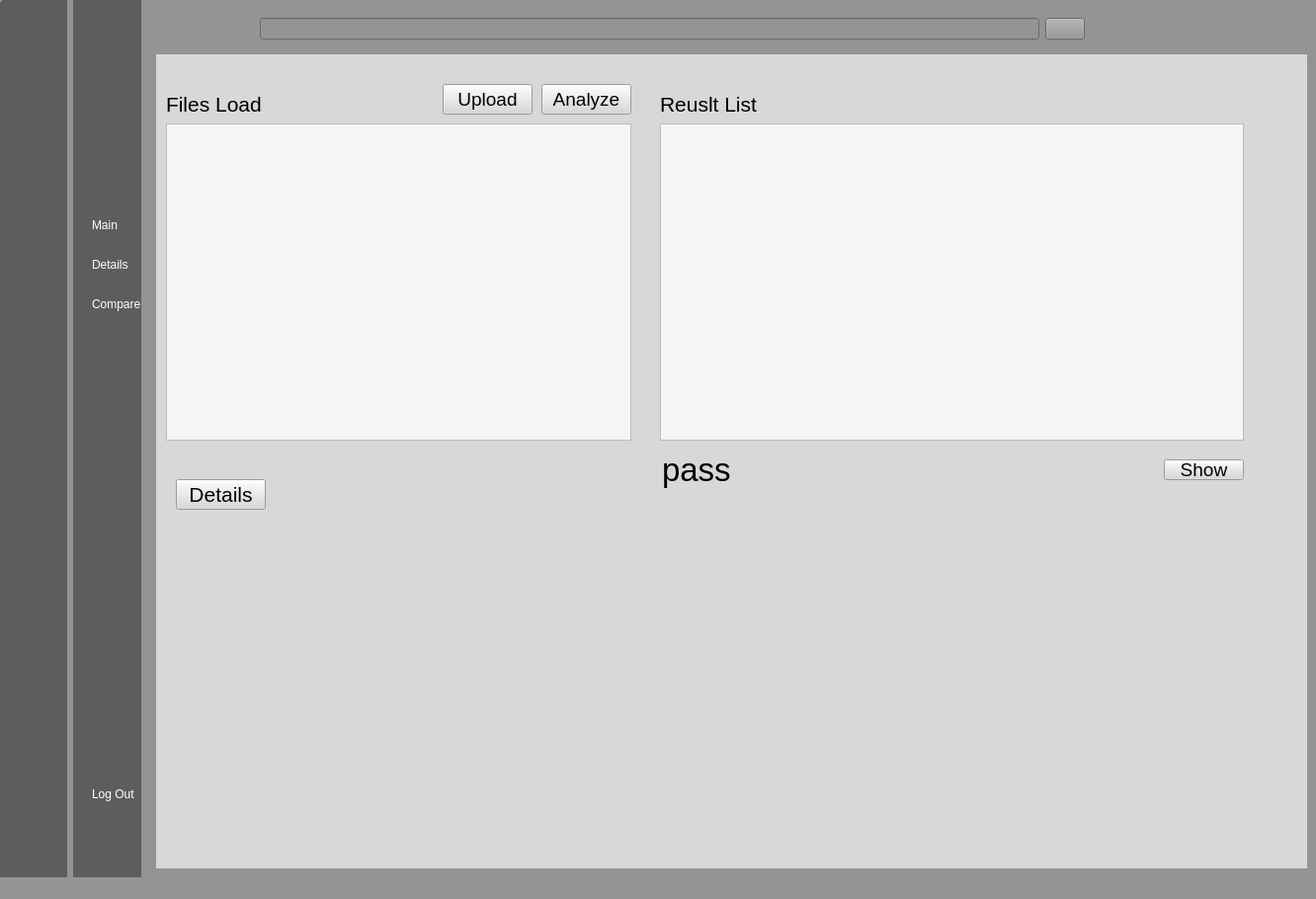
<?xml version="1.0" encoding="UTF-8"?>
<ui version="4.0">
 <class>MainWindow</class>
 <widget class="QMainWindow" name="MainWindow">
  <property name="geometry">
   <rect>
    <x>0</x>
    <y>0</y>
    <width>1332</width>
    <height>910</height>
   </rect>
  </property>
  <property name="windowTitle">
   <string>MainWindow</string>
  </property>
  <property name="styleSheet">
   <string notr="true">background-color: rgb(149, 147, 147);</string>
  </property>
  <widget class="QWidget" name="centralwidget">
   <layout class="QGridLayout" name="gridLayout">
    <property name="leftMargin">
     <number>0</number>
    </property>
    <property name="topMargin">
     <number>0</number>
    </property>
    <property name="rightMargin">
     <number>0</number>
    </property>
    <property name="bottomMargin">
     <number>0</number>
    </property>
    <item row="0" column="1">
     <widget class="QWidget" name="icon_widget_2" native="true">
      <property name="sizePolicy">
       <sizepolicy hsizetype="Minimum" vsizetype="Preferred">
        <horstretch>0</horstretch>
        <verstretch>0</verstretch>
       </sizepolicy>
      </property>
      <property name="styleSheet">
       <string notr="true">QWidget{
	background-color: rgb(95, 92, 92);
   color:white;
}

QPushButton{
color:white;
text-align:left;
height:30px;
border:none;
padding-left:10px;
border-top-left-radius:10px;
border-bottom-left-radius:10px;

}

QPushButton:checked{
background-color:#F5FAFE;
color:#1F95EF;
Font-weight:bold;
}</string>
      </property>
      <layout class="QVBoxLayout" name="verticalLayout_4">
       <property name="rightMargin">
        <number>0</number>
       </property>
       <item>
        <widget class="QLabel" name="label_2">
         <property name="minimumSize">
          <size>
           <width>50</width>
           <height>50</height>
          </size>
         </property>
         <property name="maximumSize">
          <size>
           <width>50</width>
           <height>50</height>
          </size>
         </property>
         <property name="baseSize">
          <size>
           <width>0</width>
           <height>0</height>
          </size>
         </property>
         <property name="text">
          <string/>
         </property>
         <property name="pixmap">
          <pixmap>:/image/profile_pic.png</pixmap>
         </property>
         <property name="scaledContents">
          <bool>true</bool>
         </property>
        </widget>
       </item>
       <item>
        <spacer name="verticalSpacer_4">
         <property name="orientation">
          <enum>Qt::Vertical</enum>
         </property>
         <property name="sizeType">
          <enum>QSizePolicy::Fixed</enum>
         </property>
         <property name="sizeHint" stdset="0">
          <size>
           <width>20</width>
           <height>28</height>
          </size>
         </property>
        </spacer>
       </item>
       <item>
        <layout class="QVBoxLayout" name="verticalLayout_2">
         <property name="spacing">
          <number>10</number>
         </property>
         <property name="sizeConstraint">
          <enum>QLayout::SetDefaultConstraint</enum>
         </property>
         <property name="rightMargin">
          <number>0</number>
         </property>
         <item>
          <widget class="QPushButton" name="windows1">
           <property name="text">
            <string>Main</string>
           </property>
           <property name="icon">
            <iconset>
             <normaloff>:/image/window_wh.png</normaloff>
             <normalon>:/image/window_wh.png</normalon>:/image/window_wh.png</iconset>
           </property>
           <property name="checkable">
            <bool>true</bool>
           </property>
           <property name="autoExclusive">
            <bool>true</bool>
           </property>
          </widget>
         </item>
         <item>
          <widget class="QPushButton" name="details1">
           <property name="text">
            <string>Details</string>
           </property>
           <property name="icon">
            <iconset>
             <normaloff>:/image/search_wh.png</normaloff>
             <normalon>:/image/search_wh.png</normalon>:/image/search_wh.png</iconset>
           </property>
           <property name="checkable">
            <bool>true</bool>
           </property>
           <property name="autoExclusive">
            <bool>true</bool>
           </property>
          </widget>
         </item>
         <item>
          <widget class="QPushButton" name="set1">
           <property name="text">
            <string>Compare</string>
           </property>
           <property name="icon">
            <iconset>
             <normaloff>:/image/settings_wh.png</normaloff>
             <normalon>:/image/settings_wh.png</normalon>:/image/settings_wh.png</iconset>
           </property>
           <property name="checkable">
            <bool>true</bool>
           </property>
           <property name="autoExclusive">
            <bool>true</bool>
           </property>
          </widget>
         </item>
        </layout>
       </item>
       <item>
        <spacer name="verticalSpacer_2">
         <property name="orientation">
          <enum>Qt::Vertical</enum>
         </property>
         <property name="sizeType">
          <enum>QSizePolicy::Fixed</enum>
         </property>
         <property name="sizeHint" stdset="0">
          <size>
           <width>20</width>
           <height>400</height>
          </size>
         </property>
        </spacer>
       </item>
       <item>
        <widget class="QPushButton" name="sign1">
         <property name="text">
          <string>Log Out  </string>
         </property>
         <property name="icon">
          <iconset>
           <normaloff>:/image/log_out_white.png</normaloff>:/image/log_out_white.png</iconset>
         </property>
         <property name="checkable">
          <bool>false</bool>
         </property>
         <property name="autoExclusive">
          <bool>false</bool>
         </property>
        </widget>
       </item>
      </layout>
     </widget>
    </item>
    <item row="0" column="2">
     <widget class="QWidget" name="main_menu" native="true">
      <layout class="QVBoxLayout" name="verticalLayout_5">
       <item>
        <widget class="QWidget" name="widget" native="true">
         <layout class="QHBoxLayout" name="horizontalLayout_2">
          <item>
           <widget class="QPushButton" name="pushButton_13">
            <property name="styleSheet">
             <string notr="true">border:none;</string>
            </property>
            <property name="text">
             <string/>
            </property>
            <property name="icon">
             <iconset>
              <normaloff>:/image/menu.png</normaloff>:/image/menu.png</iconset>
            </property>
            <property name="iconSize">
             <size>
              <width>24</width>
              <height>24</height>
             </size>
            </property>
            <property name="checkable">
             <bool>true</bool>
            </property>
            <property name="autoExclusive">
             <bool>true</bool>
            </property>
           </widget>
          </item>
          <item>
           <spacer name="horizontalSpacer">
            <property name="orientation">
             <enum>Qt::Horizontal</enum>
            </property>
            <property name="sizeType">
             <enum>QSizePolicy::Fixed</enum>
            </property>
            <property name="sizeHint" stdset="0">
             <size>
              <width>58</width>
              <height>20</height>
             </size>
            </property>
           </spacer>
          </item>
          <item>
           <layout class="QHBoxLayout" name="horizontalLayout">
            <item>
             <widget class="QLineEdit" name="lineEdit"/>
            </item>
            <item>
             <widget class="QPushButton" name="pushButton_14">
              <property name="text">
               <string/>
              </property>
              <property name="icon">
               <iconset>
                <normaloff>:/image/search.png</normaloff>:/image/search.png</iconset>
              </property>
             </widget>
            </item>
           </layout>
          </item>
          <item>
           <spacer name="horizontalSpacer_2">
            <property name="orientation">
             <enum>Qt::Horizontal</enum>
            </property>
            <property name="sizeType">
             <enum>QSizePolicy::Fixed</enum>
            </property>
            <property name="sizeHint" stdset="0">
             <size>
              <width>178</width>
              <height>20</height>
             </size>
            </property>
           </spacer>
          </item>
          <item>
           <widget class="QPushButton" name="pushButton_15">
            <property name="styleSheet">
             <string notr="true">border:none;</string>
            </property>
            <property name="text">
             <string/>
            </property>
            <property name="icon">
             <iconset>
              <normaloff>:/image/image.png</normaloff>:/image/image.png</iconset>
            </property>
            <property name="iconSize">
             <size>
              <width>16</width>
              <height>24</height>
             </size>
            </property>
           </widget>
          </item>
         </layout>
        </widget>
       </item>
       <item>
        <widget class="QStackedWidget" name="stackedWidget">
         <property name="styleSheet">
          <string notr="true">QWidget{
	background-color: rgb(216, 216, 216);

}

QPushButton{

}</string>
         </property>
         <property name="currentIndex">
          <number>0</number>
         </property>
         <widget class="QWidget" name="main_page">
          <widget class="QLineEdit" name="grade">
           <property name="geometry">
            <rect>
             <x>510</x>
             <y>400</y>
             <width>101</width>
             <height>41</height>
            </rect>
           </property>
           <property name="font">
            <font>
             <pointsize>25</pointsize>
            </font>
           </property>
           <property name="text">
            <string>pass</string>
           </property>
           <property name="frame">
            <bool>false</bool>
           </property>
          </widget>
          <widget class="QPushButton" name="upload">
           <property name="geometry">
            <rect>
             <x>290</x>
             <y>30</y>
             <width>91</width>
             <height>31</height>
            </rect>
           </property>
           <property name="font">
            <font>
             <pointsize>14</pointsize>
            </font>
           </property>
           <property name="text">
            <string>Upload</string>
           </property>
           <property name="icon">
            <iconset>
             <normaloff>:/image/upload.png</normaloff>:/image/upload.png</iconset>
           </property>
           <property name="iconSize">
            <size>
             <width>18</width>
             <height>18</height>
            </size>
           </property>
          </widget>
          <widget class="QPushButton" name="analyze">
           <property name="geometry">
            <rect>
             <x>390</x>
             <y>30</y>
             <width>91</width>
             <height>31</height>
            </rect>
           </property>
           <property name="font">
            <font>
             <pointsize>14</pointsize>
            </font>
           </property>
           <property name="text">
            <string>Analyze</string>
           </property>
           <property name="icon">
            <iconset>
             <normaloff>:/image/analytics.png</normaloff>:/image/analytics.png</iconset>
           </property>
           <property name="iconSize">
            <size>
             <width>18</width>
             <height>18</height>
            </size>
           </property>
          </widget>
          <widget class="QPushButton" name="details_2">
           <property name="geometry">
            <rect>
             <x>20</x>
             <y>430</y>
             <width>91</width>
             <height>31</height>
            </rect>
           </property>
           <property name="font">
            <font>
             <pointsize>16</pointsize>
            </font>
           </property>
           <property name="text">
            <string>Details</string>
           </property>
           <property name="icon">
            <iconset>
             <normaloff>:/image/report.png</normaloff>:/image/report.png</iconset>
           </property>
           <property name="iconSize">
            <size>
             <width>24</width>
             <height>24</height>
            </size>
           </property>
          </widget>
          <widget class="QPushButton" name="show_graph">
           <property name="geometry">
            <rect>
             <x>1020</x>
             <y>410</y>
             <width>81</width>
             <height>21</height>
            </rect>
           </property>
           <property name="font">
            <font>
             <pointsize>14</pointsize>
            </font>
           </property>
           <property name="text">
            <string>Show</string>
           </property>
          </widget>
          <widget class="QTableWidget" name="tableWidget">
           <property name="geometry">
            <rect>
             <x>10</x>
             <y>70</y>
             <width>471</width>
             <height>321</height>
            </rect>
           </property>
           <property name="styleSheet">
            <string notr="true">background-color: rgb(246, 245, 244);</string>
           </property>
           <property name="columnCount">
            <number>0</number>
           </property>
          </widget>
          <widget class="QLabel" name="label_3">
           <property name="geometry">
            <rect>
             <x>510</x>
             <y>40</y>
             <width>111</width>
             <height>21</height>
            </rect>
           </property>
           <property name="font">
            <font>
             <pointsize>16</pointsize>
            </font>
           </property>
           <property name="text">
            <string>Reuslt List</string>
           </property>
          </widget>
          <widget class="QTableWidget" name="tableWidget1">
           <property name="geometry">
            <rect>
             <x>510</x>
             <y>70</y>
             <width>591</width>
             <height>321</height>
            </rect>
           </property>
           <property name="styleSheet">
            <string notr="true">background-color: rgb(246, 245, 244);</string>
           </property>
           <property name="columnCount">
            <number>0</number>
           </property>
          </widget>
          <widget class="QWidget" name="verticalLayoutWidget">
           <property name="geometry">
            <rect>
             <x>510</x>
             <y>440</y>
             <width>591</width>
             <height>331</height>
            </rect>
           </property>
           <layout class="QVBoxLayout" name="graph"/>
          </widget>
          <widget class="QLabel" name="label_6">
           <property name="geometry">
            <rect>
             <x>10</x>
             <y>40</y>
             <width>111</width>
             <height>21</height>
            </rect>
           </property>
           <property name="font">
            <font>
             <pointsize>16</pointsize>
            </font>
           </property>
           <property name="text">
            <string>Files Load</string>
           </property>
          </widget>
         </widget>
         <widget class="QWidget" name="file_page">
          <widget class="QLabel" name="label_5">
           <property name="geometry">
            <rect>
             <x>30</x>
             <y>10</y>
             <width>81</width>
             <height>41</height>
            </rect>
           </property>
           <property name="font">
            <font>
             <pointsize>20</pointsize>
            </font>
           </property>
           <property name="text">
            <string>files</string>
           </property>
          </widget>
          <widget class="QTreeView" name="fileTreeView">
           <property name="geometry">
            <rect>
             <x>30</x>
             <y>140</y>
             <width>921</width>
             <height>601</height>
            </rect>
           </property>
          </widget>
         </widget>
         <widget class="QWidget" name="details_page">
          <widget class="QPushButton" name="select">
           <property name="geometry">
            <rect>
             <x>260</x>
             <y>470</y>
             <width>61</width>
             <height>21</height>
            </rect>
           </property>
           <property name="font">
            <font>
             <pointsize>11</pointsize>
            </font>
           </property>
           <property name="text">
            <string>Select</string>
           </property>
          </widget>
          <widget class="QSlider" name="horizontalSlider">
           <property name="geometry">
            <rect>
             <x>70</x>
             <y>360</y>
             <width>911</width>
             <height>21</height>
            </rect>
           </property>
           <property name="orientation">
            <enum>Qt::Horizontal</enum>
           </property>
          </widget>
          <widget class="QListView" name="listView">
           <property name="geometry">
            <rect>
             <x>440</x>
             <y>470</y>
             <width>541</width>
             <height>281</height>
            </rect>
           </property>
          </widget>
          <widget class="QLabel" name="label_9">
           <property name="geometry">
            <rect>
             <x>440</x>
             <y>440</y>
             <width>121</width>
             <height>17</height>
            </rect>
           </property>
           <property name="text">
            <string>위반 사항 리스트</string>
           </property>
          </widget>
          <widget class="QWidget" name="layoutWidget">
           <property name="geometry">
            <rect>
             <x>20</x>
             <y>30</y>
             <width>961</width>
             <height>321</height>
            </rect>
           </property>
           <layout class="QHBoxLayout" name="horizontalLayout_3">
            <item>
             <widget class="QLabel" name="label_4">
              <property name="contextMenuPolicy">
               <enum>Qt::DefaultContextMenu</enum>
              </property>
              <property name="styleSheet">
               <string notr="true">background-color: rgb(222, 221, 218);</string>
              </property>
              <property name="text">
               <string>original video</string>
              </property>
             </widget>
            </item>
            <item>
             <spacer name="horizontalSpacer_3">
              <property name="contextMenuPolicy">
               <enum>Qt::DefaultContextMenu</enum>
              </property>
              <property name="orientation">
               <enum>Qt::Horizontal</enum>
              </property>
              <property name="sizeType">
               <enum>QSizePolicy::Fixed</enum>
              </property>
              <property name="sizeHint" stdset="0">
               <size>
                <width>40</width>
                <height>20</height>
               </size>
              </property>
             </spacer>
            </item>
            <item>
             <widget class="QLabel" name="label_8">
              <property name="contextMenuPolicy">
               <enum>Qt::DefaultContextMenu</enum>
              </property>
              <property name="styleSheet">
               <string notr="true">background-color: rgb(222, 221, 218);</string>
              </property>
              <property name="text">
               <string>analyze video</string>
              </property>
             </widget>
            </item>
           </layout>
          </widget>
          <widget class="QLabel" name="label_13">
           <property name="geometry">
            <rect>
             <x>30</x>
             <y>470</y>
             <width>111</width>
             <height>17</height>
            </rect>
           </property>
           <property name="text">
            <string>Original videos</string>
           </property>
          </widget>
          <widget class="QLabel" name="label_14">
           <property name="geometry">
            <rect>
             <x>30</x>
             <y>620</y>
             <width>111</width>
             <height>17</height>
            </rect>
           </property>
           <property name="text">
            <string>Analyze videos</string>
           </property>
          </widget>
          <widget class="QListView" name="d_filelist">
           <property name="geometry">
            <rect>
             <x>20</x>
             <y>490</y>
             <width>381</width>
             <height>111</height>
            </rect>
           </property>
          </widget>
          <widget class="QListView" name="d_filelist1">
           <property name="geometry">
            <rect>
             <x>20</x>
             <y>640</y>
             <width>381</width>
             <height>111</height>
            </rect>
           </property>
          </widget>
          <widget class="QPushButton" name="d_upload">
           <property name="geometry">
            <rect>
             <x>330</x>
             <y>470</y>
             <width>71</width>
             <height>16</height>
            </rect>
           </property>
           <property name="font">
            <font>
             <pointsize>11</pointsize>
            </font>
           </property>
           <property name="text">
            <string>Upload</string>
           </property>
           <property name="icon">
            <iconset>
             <normaloff>:/image/upload.png</normaloff>:/image/upload.png</iconset>
           </property>
           <property name="iconSize">
            <size>
             <width>18</width>
             <height>18</height>
            </size>
           </property>
          </widget>
          <widget class="QPushButton" name="d_upload1">
           <property name="geometry">
            <rect>
             <x>330</x>
             <y>620</y>
             <width>71</width>
             <height>16</height>
            </rect>
           </property>
           <property name="font">
            <font>
             <pointsize>11</pointsize>
            </font>
           </property>
           <property name="text">
            <string>Upload</string>
           </property>
           <property name="icon">
            <iconset>
             <normaloff>:/image/upload.png</normaloff>:/image/upload.png</iconset>
           </property>
           <property name="iconSize">
            <size>
             <width>18</width>
             <height>18</height>
            </size>
           </property>
          </widget>
          <widget class="QPushButton" name="select1">
           <property name="geometry">
            <rect>
             <x>260</x>
             <y>621</y>
             <width>61</width>
             <height>16</height>
            </rect>
           </property>
           <property name="font">
            <font>
             <pointsize>11</pointsize>
            </font>
           </property>
           <property name="text">
            <string>Select</string>
           </property>
          </widget>
          <widget class="QPushButton" name="playbtn">
           <property name="geometry">
            <rect>
             <x>20</x>
             <y>360</y>
             <width>41</width>
             <height>25</height>
            </rect>
           </property>
           <property name="text">
            <string>Play</string>
           </property>
          </widget>
         </widget>
         <widget class="QWidget" name="settings_page">
          <widget class="QLabel" name="label_7">
           <property name="geometry">
            <rect>
             <x>360</x>
             <y>290</y>
             <width>301</width>
             <height>111</height>
            </rect>
           </property>
           <property name="font">
            <font>
             <pointsize>20</pointsize>
            </font>
           </property>
           <property name="text">
            <string>Notifications Page</string>
           </property>
          </widget>
         </widget>
         <widget class="QWidget" name="compare_page">
          <widget class="QPushButton" name="Compare">
           <property name="geometry">
            <rect>
             <x>860</x>
             <y>20</y>
             <width>131</width>
             <height>51</height>
            </rect>
           </property>
           <property name="font">
            <font>
             <pointsize>16</pointsize>
            </font>
           </property>
           <property name="text">
            <string>Compare</string>
           </property>
           <property name="icon">
            <iconset>
             <normaloff>:/image/report.png</normaloff>:/image/report.png</iconset>
           </property>
           <property name="iconSize">
            <size>
             <width>24</width>
             <height>24</height>
            </size>
           </property>
          </widget>
          <widget class="QLabel" name="label_12">
           <property name="geometry">
            <rect>
             <x>30</x>
             <y>340</y>
             <width>151</width>
             <height>17</height>
            </rect>
           </property>
           <property name="text">
            <string>주행 A 위반 사항 리스트</string>
           </property>
          </widget>
          <widget class="QListView" name="listView_2">
           <property name="geometry">
            <rect>
             <x>30</x>
             <y>370</y>
             <width>421</width>
             <height>321</height>
            </rect>
           </property>
          </widget>
          <widget class="QListView" name="listView_3">
           <property name="geometry">
            <rect>
             <x>540</x>
             <y>370</y>
             <width>441</width>
             <height>321</height>
            </rect>
           </property>
          </widget>
          <widget class="QLabel" name="label_15">
           <property name="geometry">
            <rect>
             <x>540</x>
             <y>340</y>
             <width>151</width>
             <height>17</height>
            </rect>
           </property>
           <property name="text">
            <string>주행 A 위반 사항 리스트</string>
           </property>
          </widget>
          <widget class="QLineEdit" name="grade_2">
           <property name="geometry">
            <rect>
             <x>250</x>
             <y>240</y>
             <width>201</width>
             <height>121</height>
            </rect>
           </property>
           <property name="font">
            <font>
             <pointsize>60</pointsize>
            </font>
           </property>
           <property name="text">
            <string>pass</string>
           </property>
          </widget>
          <widget class="QLineEdit" name="grade_3">
           <property name="geometry">
            <rect>
             <x>780</x>
             <y>240</y>
             <width>201</width>
             <height>121</height>
            </rect>
           </property>
           <property name="font">
            <font>
             <pointsize>60</pointsize>
            </font>
           </property>
           <property name="text">
            <string>pass</string>
           </property>
          </widget>
         </widget>
        </widget>
       </item>
      </layout>
     </widget>
    </item>
    <item row="0" column="0">
     <widget class="QWidget" name="icon_widget" native="true">
      <property name="enabled">
       <bool>true</bool>
      </property>
      <property name="styleSheet">
       <string notr="true">QWidget{
	background-color: rgb(95, 92, 92);
}

QPushButton{
height:30px;
border:none;
border-radius:10px;
}

QPushButton:checked{
background-color:#F5FAFE;
color:#1F95EF;
Font-weight:bold;
}</string>
      </property>
      <layout class="QVBoxLayout" name="verticalLayout_3">
       <item>
        <widget class="QLabel" name="label">
         <property name="minimumSize">
          <size>
           <width>50</width>
           <height>50</height>
          </size>
         </property>
         <property name="maximumSize">
          <size>
           <width>50</width>
           <height>50</height>
          </size>
         </property>
         <property name="baseSize">
          <size>
           <width>0</width>
           <height>0</height>
          </size>
         </property>
         <property name="text">
          <string/>
         </property>
         <property name="pixmap">
          <pixmap>:/image/profile_pic.png</pixmap>
         </property>
         <property name="scaledContents">
          <bool>true</bool>
         </property>
        </widget>
       </item>
       <item>
        <spacer name="verticalSpacer_3">
         <property name="orientation">
          <enum>Qt::Vertical</enum>
         </property>
         <property name="sizeType">
          <enum>QSizePolicy::Fixed</enum>
         </property>
         <property name="sizeHint" stdset="0">
          <size>
           <width>20</width>
           <height>28</height>
          </size>
         </property>
        </spacer>
       </item>
       <item>
        <layout class="QVBoxLayout" name="verticalLayout">
         <property name="spacing">
          <number>10</number>
         </property>
         <property name="sizeConstraint">
          <enum>QLayout::SetDefaultConstraint</enum>
         </property>
         <item>
          <widget class="QPushButton" name="windows">
           <property name="text">
            <string/>
           </property>
           <property name="icon">
            <iconset>
             <normaloff>:/image/window.png</normaloff>
             <normalon>:/image/window.png</normalon>:/image/window.png</iconset>
           </property>
           <property name="checkable">
            <bool>true</bool>
           </property>
           <property name="autoExclusive">
            <bool>true</bool>
           </property>
          </widget>
         </item>
         <item>
          <widget class="QPushButton" name="file">
           <property name="text">
            <string/>
           </property>
           <property name="icon">
            <iconset>
             <normaloff>:/image/folder.png</normaloff>
             <normalon>:/image/folder.png</normalon>:/image/folder.png</iconset>
           </property>
           <property name="checkable">
            <bool>true</bool>
           </property>
           <property name="autoExclusive">
            <bool>true</bool>
           </property>
          </widget>
         </item>
         <item>
          <widget class="QPushButton" name="details">
           <property name="text">
            <string/>
           </property>
           <property name="icon">
            <iconset>
             <normaloff>:/image/search.png</normaloff>
             <normalon>:/image/search.png</normalon>:/image/search.png</iconset>
           </property>
           <property name="checkable">
            <bool>true</bool>
           </property>
           <property name="autoExclusive">
            <bool>true</bool>
           </property>
          </widget>
         </item>
        </layout>
       </item>
       <item>
        <spacer name="verticalSpacer">
         <property name="orientation">
          <enum>Qt::Vertical</enum>
         </property>
         <property name="sizeType">
          <enum>QSizePolicy::Fixed</enum>
         </property>
         <property name="sizeHint" stdset="0">
          <size>
           <width>20</width>
           <height>400</height>
          </size>
         </property>
        </spacer>
       </item>
       <item>
        <widget class="QPushButton" name="sign">
         <property name="text">
          <string/>
         </property>
         <property name="icon">
          <iconset>
           <normaloff>:/image/log_out.png</normaloff>:/image/log_out.png</iconset>
         </property>
         <property name="checkable">
          <bool>false</bool>
         </property>
         <property name="autoExclusive">
          <bool>false</bool>
         </property>
        </widget>
       </item>
      </layout>
     </widget>
    </item>
   </layout>
   <widget class="QWidget" name="layoutWidget">
    <property name="geometry">
     <rect>
      <x>0</x>
      <y>0</y>
      <width>2</width>
      <height>2</height>
     </rect>
    </property>
    <layout class="QHBoxLayout" name="horizontalLayout_4"/>
   </widget>
   <widget class="QSplitter" name="splitter">
    <property name="geometry">
     <rect>
      <x>0</x>
      <y>0</y>
      <width>0</width>
      <height>0</height>
     </rect>
    </property>
    <property name="orientation">
     <enum>Qt::Horizontal</enum>
    </property>
   </widget>
  </widget>
  <widget class="QMenuBar" name="menubar">
   <property name="geometry">
    <rect>
     <x>0</x>
     <y>0</y>
     <width>1332</width>
     <height>22</height>
    </rect>
   </property>
  </widget>
  <widget class="QStatusBar" name="statusbar"/>
 </widget>
 <resources>
  <include location="resources.qrc"/>
 </resources>
 <connections>
  <connection>
   <sender>windows</sender>
   <signal>toggled(bool)</signal>
   <receiver>windows1</receiver>
   <slot>setChecked(bool)</slot>
   <hints>
    <hint type="sourcelabel">
     <x>55</x>
     <y>151</y>
    </hint>
    <hint type="destinationlabel">
     <x>175</x>
     <y>177</y>
    </hint>
   </hints>
  </connection>
  <connection>
   <sender>details</sender>
   <signal>toggled(bool)</signal>
   <receiver>details1</receiver>
   <slot>setChecked(bool)</slot>
   <hints>
    <hint type="sourcelabel">
     <x>57</x>
     <y>309</y>
    </hint>
    <hint type="destinationlabel">
     <x>175</x>
     <y>243</y>
    </hint>
   </hints>
  </connection>
  <connection>
   <sender>sign</sender>
   <signal>toggled(bool)</signal>
   <receiver>sign1</receiver>
   <slot>setChecked(bool)</slot>
   <hints>
    <hint type="sourcelabel">
     <x>58</x>
     <y>848</y>
    </hint>
    <hint type="destinationlabel">
     <x>176</x>
     <y>848</y>
    </hint>
   </hints>
  </connection>
  <connection>
   <sender>windows1</sender>
   <signal>toggled(bool)</signal>
   <receiver>windows</receiver>
   <slot>setChecked(bool)</slot>
   <hints>
    <hint type="sourcelabel">
     <x>175</x>
     <y>177</y>
    </hint>
    <hint type="destinationlabel">
     <x>57</x>
     <y>151</y>
    </hint>
   </hints>
  </connection>
  <connection>
   <sender>details1</sender>
   <signal>toggled(bool)</signal>
   <receiver>details</receiver>
   <slot>setChecked(bool)</slot>
   <hints>
    <hint type="sourcelabel">
     <x>175</x>
     <y>243</y>
    </hint>
    <hint type="destinationlabel">
     <x>57</x>
     <y>309</y>
    </hint>
   </hints>
  </connection>
  <connection>
   <sender>sign1</sender>
   <signal>toggled(bool)</signal>
   <receiver>sign</receiver>
   <slot>setChecked(bool)</slot>
   <hints>
    <hint type="sourcelabel">
     <x>176</x>
     <y>848</y>
    </hint>
    <hint type="destinationlabel">
     <x>58</x>
     <y>848</y>
    </hint>
   </hints>
  </connection>
  <connection>
   <sender>sign</sender>
   <signal>toggled(bool)</signal>
   <receiver>MainWindow</receiver>
   <slot>close()</slot>
   <hints>
    <hint type="sourcelabel">
     <x>38</x>
     <y>848</y>
    </hint>
    <hint type="destinationlabel">
     <x>27</x>
     <y>745</y>
    </hint>
   </hints>
  </connection>
  <connection>
   <sender>sign1</sender>
   <signal>toggled(bool)</signal>
   <receiver>MainWindow</receiver>
   <slot>close()</slot>
   <hints>
    <hint type="sourcelabel">
     <x>176</x>
     <y>848</y>
    </hint>
    <hint type="destinationlabel">
     <x>148</x>
     <y>745</y>
    </hint>
   </hints>
  </connection>
  <connection>
   <sender>pushButton_13</sender>
   <signal>toggled(bool)</signal>
   <receiver>icon_widget_2</receiver>
   <slot>setVisible(bool)</slot>
   <hints>
    <hint type="sourcelabel">
     <x>228</x>
     <y>64</y>
    </hint>
    <hint type="destinationlabel">
     <x>176</x>
     <y>400</y>
    </hint>
   </hints>
  </connection>
  <connection>
   <sender>pushButton_13</sender>
   <signal>toggled(bool)</signal>
   <receiver>icon_widget</receiver>
   <slot>setHidden(bool)</slot>
   <hints>
    <hint type="sourcelabel">
     <x>228</x>
     <y>64</y>
    </hint>
    <hint type="destinationlabel">
     <x>67</x>
     <y>411</y>
    </hint>
   </hints>
  </connection>
 </connections>
</ui>
